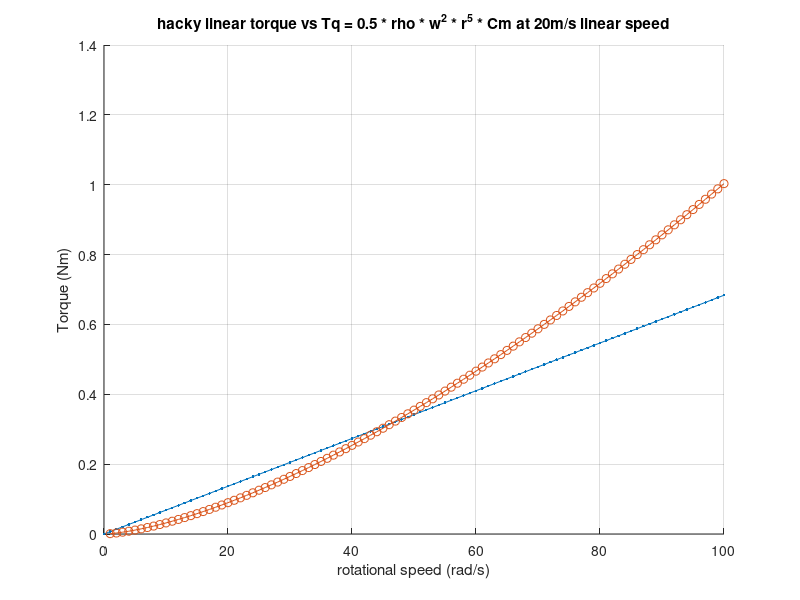

This figure's MATLAB source:

% // Tq = 0.5 * rho * omega^2 * b^5 * Cm
% // where omega is the angular vel
% // and 'b' is the radius
% 
% // Inertia of a thin disc:
% // Iz =      1/2 * m * r^2
% // Ix = Iy = 1/4 * m * r^2
% 
% // torque = accel * I
% 
% // rotational Re = omega * r^2 / linear_v

clear all; close all; clc;

vel = 0:1:100;
mass = 0.175;
r = 0.25/2;
Iz = 0.5 * mass * r^2;
lin_vel = 20;%vel.*(20/70); %e.g. 20
Re = vel * r^2 ./ lin_vel;

hacky_torque = vel * 5.0 * Iz;

Cm_laminar_base = 3.87 * 0.1;
Cm_laminar = (Cm_laminar_base .* Re.^(-1/2));
Cm_turbulent_base = 0.146 * 4.0;
Cm_turbulent = (Cm_turbulent_base .* Re.^(-1/5));

proper_torque_laminar = 0.5 .* 1.225 .* vel.^2 .* r.^5 .* Cm_laminar;
proper_torque_turbulent = 0.5 .* 1.225 .* vel.^2 .* r.^5 .* Cm_turbulent;

Cm_test = 1.5 .* Re.^(-1/2);
proper_torque_test = 0.5 .* 1.225 .* vel.^2 .* r.^5 .* Cm_test;

figure; hold on; grid on
plot(vel, hacky_torque, '.-')
%plot(vel, proper_torque_laminar, 's-')
%plot(vel, proper_torque_turbulent, '^-')
plot(vel, proper_torque_test, 'o-')
title('hacky linear torque vs Tq = 0.5 * rho * w^2 * r^5 * Cm at 20m/s linear speed')
xlabel('rotational speed (rad/s)')
ylabel('Torque (Nm)')
